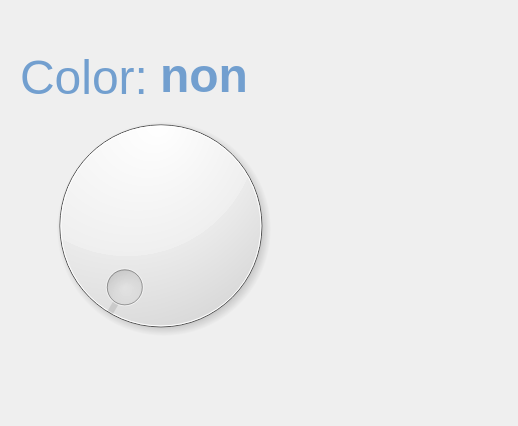
<?xml version="1.0" encoding="UTF-8"?>
<ui version="4.0">
 <class>Form</class>
 <widget class="QWidget" name="Form">
  <property name="geometry">
   <rect>
    <x>0</x>
    <y>0</y>
    <width>518</width>
    <height>426</height>
   </rect>
  </property>
  <property name="windowTitle">
   <string>Aura core color control</string>
  </property>
  <widget class="QDial" name="dial">
   <property name="geometry">
    <rect>
     <x>30</x>
     <y>100</y>
     <width>261</width>
     <height>251</height>
    </rect>
   </property>
  </widget>
  <widget class="QLabel" name="label">
   <property name="geometry">
    <rect>
     <x>20</x>
     <y>50</y>
     <width>211</width>
     <height>51</height>
    </rect>
   </property>
   <property name="text">
    <string>&lt;html&gt;&lt;head/&gt;&lt;body&gt;&lt;p&gt;&lt;span style=&quot; font-size:36pt; color:#729fcf;&quot;&gt;Color:&lt;/span&gt;&lt;/p&gt;&lt;/body&gt;&lt;/html&gt;</string>
   </property>
  </widget>
  <widget class="QLabel" name="label_2">
   <property name="geometry">
    <rect>
     <x>160</x>
     <y>40</y>
     <width>341</width>
     <height>71</height>
    </rect>
   </property>
   <property name="text">
    <string>&lt;html&gt;&lt;head/&gt;&lt;body&gt;&lt;p&gt;&lt;span style=&quot; font-size:36pt; font-weight:600; color:#729fcf;&quot;&gt;non&lt;/span&gt;&lt;/p&gt;&lt;/body&gt;&lt;/html&gt;</string>
   </property>
  </widget>
 </widget>
 <resources/>
 <connections/>
</ui>
